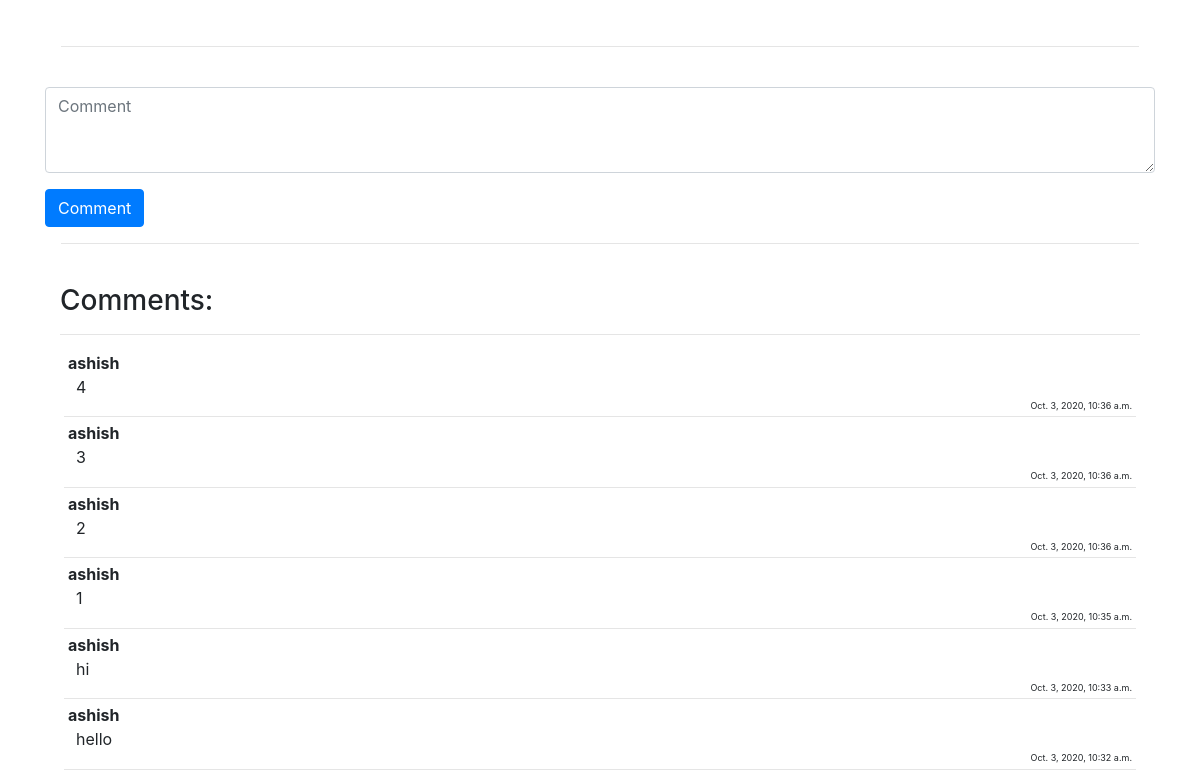
Page /listing/2 (signed in, lower part) on the earlier database version.
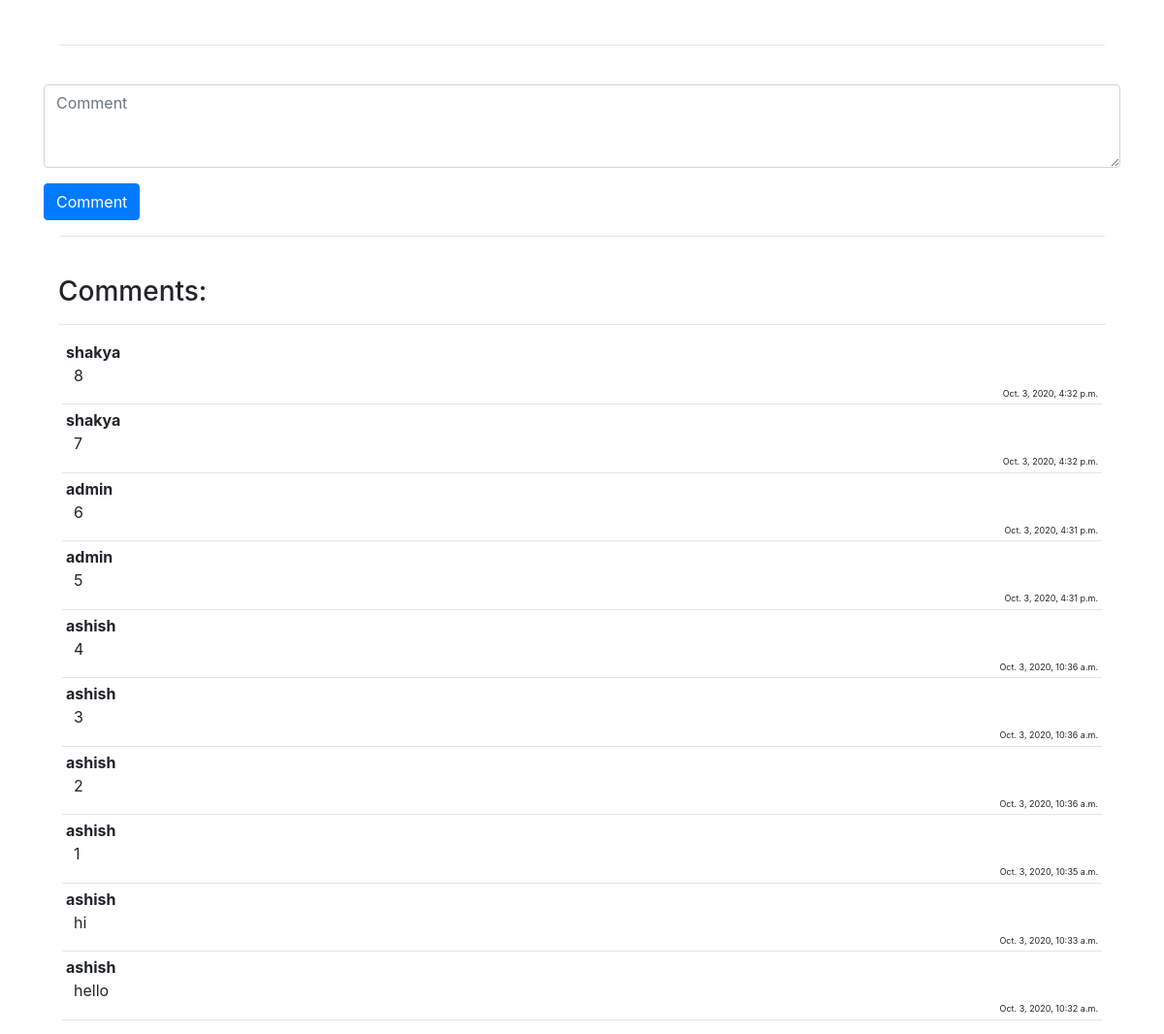
Same page on the later database version.
### auctions/models.py (models this page shows)
class Comments(models.Model):
    listing_id = models.ForeignKey(
        AuctionListings, blank=True, on_delete=models.CASCADE, related_name="comments")
    user_id = models.ForeignKey(
        User, on_delete=models.CASCADE, related_name="comments")
    text = models.TextField()
    created_date = models.DateTimeField(auto_now=True)

class User(AbstractUser):
    pass

### auctions/views.py (the view)
# urls.py: path("listing/<str:_listing_id>", views.listing, name="listing"),
@login_required(login_url="login")
def listing(request, _listing_id):
    get_listing = AuctionListings.objects.get(pk=_listing_id)
    max_bid = get_max_bid(get_listing, Bids)
    get_watchlist = Watchlists.objects.filter(
        user_id=request.user, item=get_listing.id).exists()
    return render(request, "auctions/listing.html", {
        "listing": get_listing,
        "max_bid": Bids.objects.filter(amount=max_bid).first(),
        "on_watchlist": get_watchlist,
        "comment_form": CommentForm(),
        "comments": Comments.objects.filter(listing_id=get_listing).order_by("-created_date")
    })

### auctions/forms.py
class CommentForm(forms.Form):
    comment = forms.CharField(
        required=True,
        widget=forms.Textarea(attrs={
            "class": "form-control",
            "placeholder": "Comment",
            "rows": 3
        })
    )

### auctions/views.py (called while the page is built)
def get_max_bid(listing, bid):
    return bid.objects.filter(listing_id=listing).aggregate(
        Max('amount')).get("amount__max")

### auctions/templates/auctions/listing.html (shortened to what this page needs)
{% extends "auctions/layout.html" %}
{% block body %}
<div class="container">
    <h1>{{ listing.title }}</h1><br>
    <br>
    <br>
    <br>
    {% if listing.active_status %}
    <form action="{% url 'place_bid' listing.id %}" method="POST">
        {% csrf_token %}
        <p style="font-size: 10px;">{{ listing.bid.all.count }} bid(s) so far.</p>
        <div class="form-group">
            <input type="number" name="place_bid" class="form-control" placeholder="Bid" required=true
                min="{{ max_bid.amount }}">
        </div>
        <input type="submit" value="Place Bid" class="btn btn-success btn-lg">
    </form><br>
    {% else %}
    <br>
    {% endif %}
    <br>
    <br>
    <hr class="m-3"><br>
    <form action="{% url 'make_comment' listing.id %}" method="post">
        <div class="form-group">
            {% for form in comment_form.visible_fields %}
            {{ form }}
            {% endfor %}
        </div>
        <input type="submit" value="Comment" class="btn btn-primary">
    </form>
    <hr class="m-3"><br>
    <div class="col">
        <h3>Comments:</h3>
        <hr>
        {% for comment in comments %}
        <div class="col px-2">
            <strong>{{ comment.user_id }}</strong>
            <div class="px-2">{{ comment.text }}</div>
            <div class="d-flex justify-content-end" style="font-size: xx-small;">{{ comment.created_date }}</div>
        </div>
        <hr class="m-1">
        {% endfor %}
    </div>
</div>
{% endblock body %}

### auctions/templates/auctions/layout.html (shortened to what this page needs)
{% load static %}
<!DOCTYPE html>
<html lang="en">
<head>
    <link rel="stylesheet" href="https://stackpath.bootstrapcdn.com/bootstrap/4.4.1/css/bootstrap.min.css"
>
    <link href="{% static 'auctions/styles.css' %}" rel="stylesheet">
</head>
<body>
    {% block body %}
    {% endblock %}
</body>
</html>

### auctions/static/auctions/styles.css (style rules this page uses)
body { padding: 10px; }

Differences in the rows shown:
added Comments: user_id "shakya", text "8", created_date "Oct. 3, 2020, 4:32 p.m."
added Comments: user_id "shakya", text "7", created_date "Oct. 3, 2020, 4:32 p.m."
added Comments: user_id "admin", text "6", created_date "Oct. 3, 2020, 4:31 p.m."
added Comments: user_id "admin", text "5", created_date "Oct. 3, 2020, 4:31 p.m."
